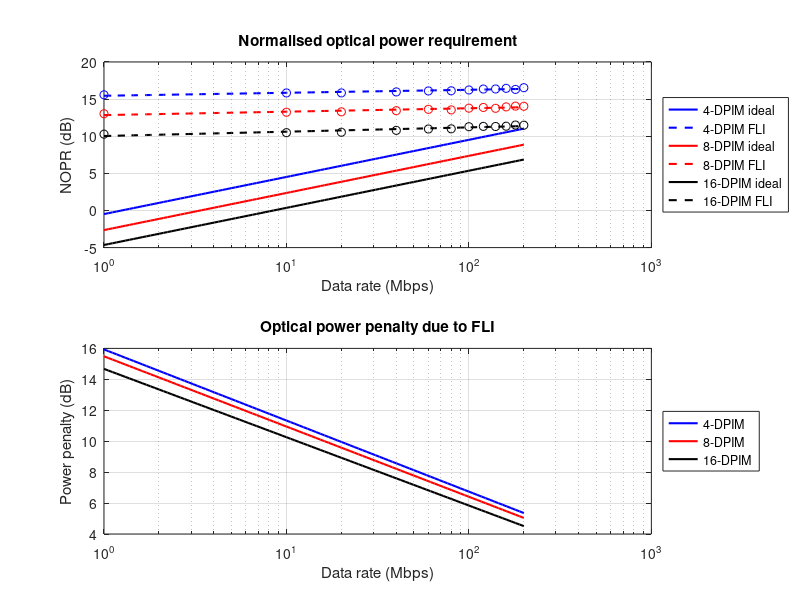

This figure's MATLAB source:
% FIXED version of Chapter5/WRONG_plot_Fig5p6.m
% Normalised optical power requirement (NOPR) of DPIM vs data rate in an
% ideal channel and in the presence of fluorescent-light interference (FLI),
% relative to OOK at 1 Mbps in an ideal channel.
%
% Fixes w.r.t. the original ("PLOT NOT CORRECT"):
%  1. NOPR curves and power-penalty curves were drawn on the same axes with
%     no legend/labels, which made the figure unreadable. NOPR and the FLI
%     power penalty are now in separate panels, with legends and labels.
%  2. The simulated points (from which the fits are made) are shown as markers.
%  3. The regression is done vs log10(rate) (as in the book), but evaluated
%     on a dense grid so the fitted lines are smooth on the log axis.
%
% Model: ideal-channel NOPR scales as 5*log10(Rb) (power ~ sqrt(bandwidth)),
% DPIM gain over OOK = 5*log10(M*Lavg/4) dB (Lavg = (2^M+1)/2).
% With FLI: NOPR = (SNR_req - SNR_ref)/2 + 5*log10(Rb), SNR_req from simulation.
clear; clc; close all;

snr_ref = 10.54;                     % SNR of OOK at 1 Mbps, BER 1e-6, ideal channel
data_rate = [1 10 20 40 60 80 100 120 140 160 180 200];   % Mbps
nf = 5*log10(data_rate);
x = log10(data_rate);
xf = linspace(0, log10(200), 100); rf = 10.^xf;
M = [2 3 4]; Lavg = (2.^M + 1)/2;
snr_dpim = [41.7 32.2 29.2 26.45 24.96 23.75 23 22.46 21.81 21.4 20.6 20.6;   % 4-DPIM
            36.6 27   24.1 21.4  20    18.6  18.1 17.5 16.6 16.4  16.1 15.6;  % 8-DPIM
            31.1 21.5 18.6 16.1  14.7  13.5  13.1 12.4 11.7 11.2  11   10.5]; % 16-DPIM
col = {'b', 'r', 'k'};
figure;
for n = 1:3
    ideal = 5*log10(rf) - 5*log10(M(n)*Lavg(n)/4);
    nopr_fli = (snr_dpim(n,:) - snr_ref)/2 + nf;
    p = polyfit(x, nopr_fli, 1);
    subplot(2,1,1);
    semilogx(rf, ideal, [col{n} '-'], 'linewidth', 1.5); hold on;
    semilogx(rf, polyval(p, xf), [col{n} '--'], 'linewidth', 1.5);
    semilogx(data_rate, nopr_fli, [col{n} 'o'], 'HandleVisibility', 'off');
    subplot(2,1,2);
    semilogx(rf, polyval(p, xf) - ideal, col{n}, 'linewidth', 1.5); hold on;
end
subplot(2,1,1); grid on;
legend('4-DPIM ideal', '4-DPIM FLI', '8-DPIM ideal', '8-DPIM FLI', '16-DPIM ideal', '16-DPIM FLI', ...
       'location', 'eastoutside');
xlabel('Data rate (Mbps)'); ylabel('NOPR (dB)'); title('Normalised optical power requirement');
subplot(2,1,2); grid on;
legend('4-DPIM', '8-DPIM', '16-DPIM', 'location', 'eastoutside');
xlabel('Data rate (Mbps)'); ylabel('Power penalty (dB)'); title('Optical power penalty due to FLI');
